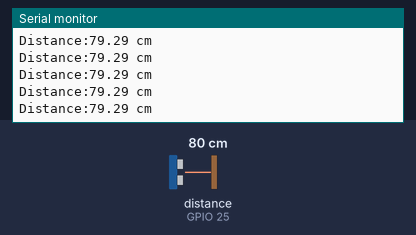
A sketch run on a simulated ESP32. Shown: the last lines printed to the serial monitor. Wiring (inferred from the names in the program): ultrasonic range finder: trigger GPIO 26; echo GPIO 25. The test bench sets the inputs (shaded band); at power-on: distance to the obstacle (sensor on GPIO 25) 80 cm. The echo pulse lasts 58.3 µs per cm.

Above: at 1.2 s.
1.3 s: distance to the obstacle (sensor on GPIO 25) set to 2 cm
At 1.31 s:
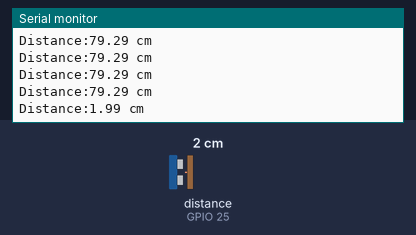
2.8 s: distance to the obstacle (sensor on GPIO 25) set to 4 cm
At 2.83 s:
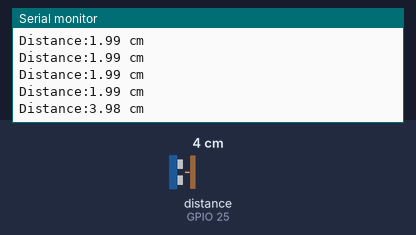
Timing chart, 0 to 5.8 s (numbered marks = the images above; inputs shaded):
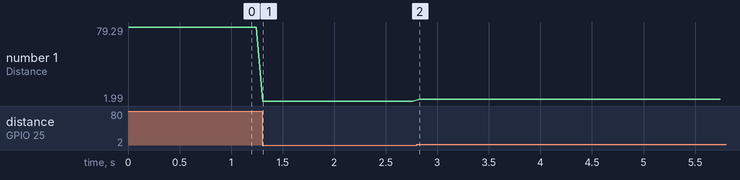

The sketch:

one_sensor_control.ino
```cpp
//********************************************************************
//*超音波センサを使って距離を表示するプログラム
//********************************************************************
#define echoPin 25 // Echo Pin
#define trigPin 26 // Trigger Pin

double Duration = 0; //受信した間隔
double Distance = 0; //距離
void setup() {
Serial.begin( 9600 );
pinMode( echoPin, INPUT );
pinMode( trigPin, OUTPUT );
}
void loop() {
  digitalWrite(trigPin, LOW);
  delayMicroseconds(2);
  digitalWrite( trigPin, HIGH ); //超音波を出力
  delayMicroseconds( 10 ); //
  digitalWrite( trigPin, LOW );
  Duration = pulseIn( echoPin, HIGH ); //センサからの入力
  if (Duration > 0) {
    Duration = Duration/2; //往復距離を半分にする
    Distance = Duration*340*100/1000000; // 音速を340m/sに設定
    Serial.print("Distance:");
    Serial.print(Distance);
    Serial.println(" cm");
  }
  delay(60);
}
```

Measured:
- after the input at 1.3 s, the serial monitor: prints a new line at once (image 1)
- after the input at 2.8 s, the serial monitor: prints a new line at once (image 2)
- plotted number 1: 79.29 → 1.99 after the input at 1.3 s, 1.99 → 3.98 after the input at 2.8 s
